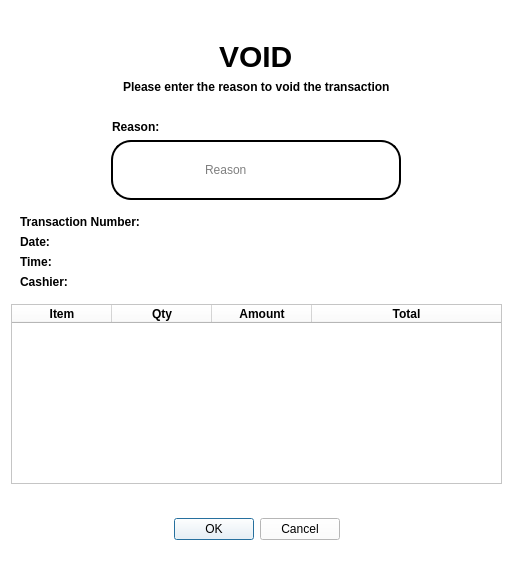
<?xml version="1.0" encoding="UTF-8"?>
<ui version="4.0">
 <class>Dialog</class>
 <widget class="QDialog" name="Dialog">
  <property name="geometry">
   <rect>
    <x>0</x>
    <y>0</y>
    <width>513</width>
    <height>579</height>
   </rect>
  </property>
  <property name="sizePolicy">
   <sizepolicy hsizetype="Expanding" vsizetype="Expanding">
    <horstretch>0</horstretch>
    <verstretch>0</verstretch>
   </sizepolicy>
  </property>
  <property name="windowTitle">
   <string>Dialog</string>
  </property>
  <property name="styleSheet">
   <string notr="true">background-color:white;</string>
  </property>
  <layout class="QVBoxLayout" name="verticalLayout">
   <item>
    <spacer name="verticalSpacer_2">
     <property name="orientation">
      <enum>Qt::Orientation::Vertical</enum>
     </property>
     <property name="sizeHint" stdset="0">
      <size>
       <width>20</width>
       <height>40</height>
      </size>
     </property>
    </spacer>
   </item>
   <item alignment="Qt::AlignmentFlag::AlignHCenter">
    <widget class="QLabel" name="label">
     <property name="styleSheet">
      <string notr="true">color:black;
font-size:30px;
font-weight:bold;</string>
     </property>
     <property name="text">
      <string>VOID</string>
     </property>
    </widget>
   </item>
   <item alignment="Qt::AlignmentFlag::AlignHCenter">
    <widget class="QLabel" name="label_2">
     <property name="styleSheet">
      <string notr="true">color:black;
font-weight:bold;</string>
     </property>
     <property name="text">
      <string>Please enter the reason to void the transaction</string>
     </property>
    </widget>
   </item>
   <item alignment="Qt::AlignmentFlag::AlignHCenter">
    <widget class="QLabel" name="label_3">
     <property name="styleSheet">
      <string notr="true">color:black;
margin-right:240px;
margin-top:20px;
font-weight:bold;</string>
     </property>
     <property name="text">
      <string>Reason:</string>
     </property>
    </widget>
   </item>
   <item alignment="Qt::AlignmentFlag::AlignHCenter">
    <widget class="QLineEdit" name="lineEdit">
     <property name="styleSheet">
      <string notr="true">padding-left:90px;
padding-right:90px;
padding-top:20px;
padding-bottom:20px;
background-color:white;
color:black;
 border: 2px solid black;
 border-radius: 20px;</string>
     </property>
     <property name="text">
      <string/>
     </property>
     <property name="placeholderText">
      <string>Reason</string>
     </property>
     <property name="clearButtonEnabled">
      <bool>true</bool>
     </property>
    </widget>
   </item>
   <item>
    <widget class="QWidget" name="widget" native="true">
     <layout class="QGridLayout" name="gridLayout">
      <item row="0" column="1">
       <widget class="QLabel" name="label_4">
        <property name="styleSheet">
         <string notr="true">color:black;
font-weight:bold;</string>
        </property>
        <property name="text">
         <string/>
        </property>
       </widget>
      </item>
      <item row="0" column="0">
       <widget class="QLabel" name="label_6">
        <property name="styleSheet">
         <string notr="true">color:black;
font-weight:bold;</string>
        </property>
        <property name="text">
         <string>Transaction Number:</string>
        </property>
       </widget>
      </item>
      <item row="1" column="0">
       <widget class="QLabel" name="label_9">
        <property name="styleSheet">
         <string notr="true">color:black;
font-weight:bold;</string>
        </property>
        <property name="text">
         <string>Date:</string>
        </property>
       </widget>
      </item>
      <item row="2" column="0">
       <widget class="QLabel" name="label_8">
        <property name="styleSheet">
         <string notr="true">color:black;
font-weight:bold;</string>
        </property>
        <property name="text">
         <string>Time:</string>
        </property>
       </widget>
      </item>
      <item row="1" column="1">
       <widget class="QLabel" name="label_7">
        <property name="styleSheet">
         <string notr="true">color:black;
font-weight:bold;</string>
        </property>
        <property name="text">
         <string/>
        </property>
       </widget>
      </item>
      <item row="3" column="0">
       <widget class="QLabel" name="label_10">
        <property name="styleSheet">
         <string notr="true">color:black;
font-weight:bold;</string>
        </property>
        <property name="text">
         <string>Cashier:</string>
        </property>
       </widget>
      </item>
      <item row="2" column="1">
       <widget class="QLabel" name="label_11">
        <property name="styleSheet">
         <string notr="true">color:black;
font-weight:bold;</string>
        </property>
        <property name="text">
         <string/>
        </property>
       </widget>
      </item>
      <item row="3" column="1">
       <widget class="QLabel" name="label_12">
        <property name="styleSheet">
         <string notr="true">color:black;
font-weight:bold;</string>
        </property>
        <property name="text">
         <string/>
        </property>
       </widget>
      </item>
     </layout>
    </widget>
   </item>
   <item>
    <widget class="QTableWidget" name="tableWidget">
     <property name="styleSheet">
      <string notr="true">color:black;
font-weight:bold;</string>
     </property>
     <attribute name="horizontalHeaderStretchLastSection">
      <bool>true</bool>
     </attribute>
     <column>
      <property name="text">
       <string>Item</string>
      </property>
     </column>
     <column>
      <property name="text">
       <string>Qty</string>
      </property>
     </column>
     <column>
      <property name="text">
       <string>Amount</string>
      </property>
     </column>
     <column>
      <property name="text">
       <string>Total</string>
      </property>
     </column>
    </widget>
   </item>
   <item>
    <spacer name="verticalSpacer_3">
     <property name="orientation">
      <enum>Qt::Orientation::Vertical</enum>
     </property>
     <property name="sizeHint" stdset="0">
      <size>
       <width>20</width>
       <height>40</height>
      </size>
     </property>
    </spacer>
   </item>
   <item>
    <widget class="QDialogButtonBox" name="buttonBox">
     <property name="sizePolicy">
      <sizepolicy hsizetype="Expanding" vsizetype="Expanding">
       <horstretch>0</horstretch>
       <verstretch>0</verstretch>
      </sizepolicy>
     </property>
     <property name="cursor">
      <cursorShape>PointingHandCursor</cursorShape>
     </property>
     <property name="styleSheet">
      <string notr="true">color:black;
</string>
     </property>
     <property name="orientation">
      <enum>Qt::Orientation::Horizontal</enum>
     </property>
     <property name="standardButtons">
      <set>QDialogButtonBox::StandardButton::Cancel|QDialogButtonBox::StandardButton::Ok</set>
     </property>
     <property name="centerButtons">
      <bool>true</bool>
     </property>
    </widget>
   </item>
   <item>
    <spacer name="verticalSpacer">
     <property name="orientation">
      <enum>Qt::Orientation::Vertical</enum>
     </property>
     <property name="sizeHint" stdset="0">
      <size>
       <width>20</width>
       <height>40</height>
      </size>
     </property>
    </spacer>
   </item>
  </layout>
 </widget>
 <resources/>
 <connections>
  <connection>
   <sender>buttonBox</sender>
   <signal>accepted()</signal>
   <receiver>Dialog</receiver>
   <slot>accept()</slot>
   <hints>
    <hint type="sourcelabel">
     <x>248</x>
     <y>254</y>
    </hint>
    <hint type="destinationlabel">
     <x>157</x>
     <y>274</y>
    </hint>
   </hints>
  </connection>
  <connection>
   <sender>buttonBox</sender>
   <signal>rejected()</signal>
   <receiver>Dialog</receiver>
   <slot>reject()</slot>
   <hints>
    <hint type="sourcelabel">
     <x>316</x>
     <y>260</y>
    </hint>
    <hint type="destinationlabel">
     <x>286</x>
     <y>274</y>
    </hint>
   </hints>
  </connection>
 </connections>
</ui>
